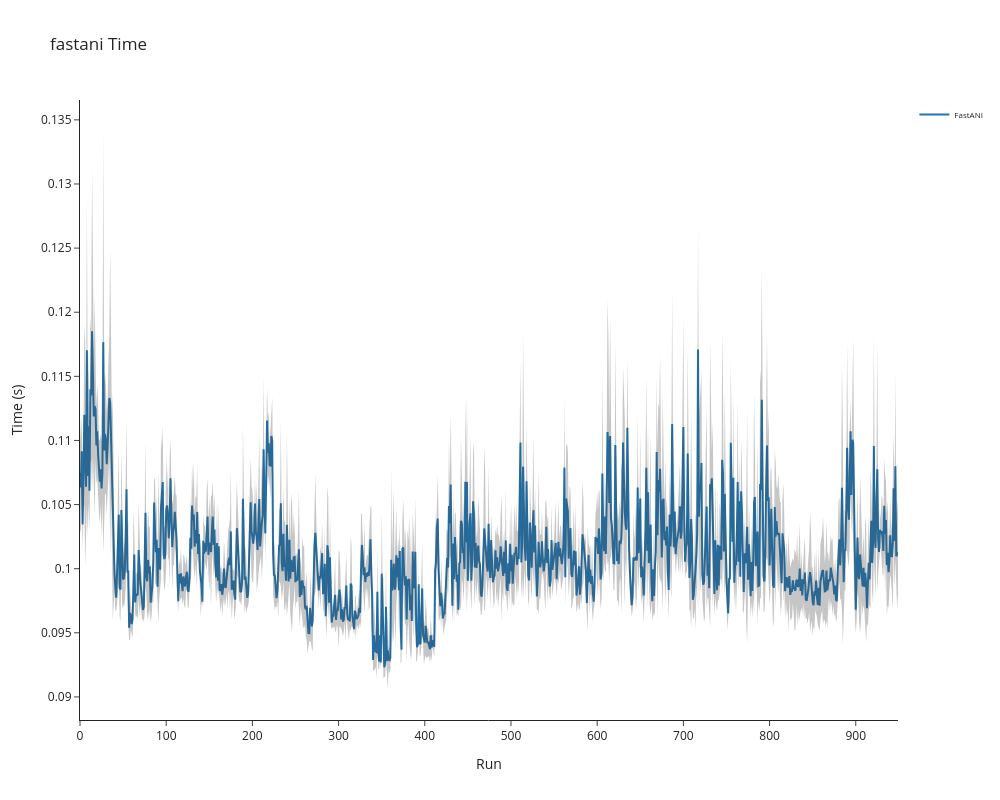

Notebook source saved alongside this figure:
### Code cell
timeit2 = methodANI_mut_dependency(
    N=1,
    N_pairwise=50,
    mut_func=snp_1_opt,
    method="fastani",
    seq_length=500_000,
    mutation_array=mut_array,
    output_path="/home/lorenzo/Documents/tesi_2/fastANI-skani-comparison/fastANI-mut-dependency"
)

### Figure 1 — Plotly figure (JSON) as saved in the notebook; plotly's stock layout.template omitted (floating-point values rounded to 4 significant figures; data arrays with more than 128 entries replaced by an {"elided": "..."} marker saying what was removed)
{"data": [{"mode": "lines", "name": "FastANI", "type": "scatter", "x": {"elided": "951 int values"}, "y": {"elided": "950 float values"}}, {"line": {"width": 0}, "marker": {"color": "#444"}, "mode": "lines", "showlegend": false, "type": "scatter", "x": {"elided": "951 int values"}, "y": {"elided": "950 float values"}}, {"fill": "tonexty", "fillcolor": "rgba(68, 68, 68, 0.3)", "line": {"width": 0}, "marker": {"color": "#444"}, "mode": "lines", "showlegend": false, "type": "scatter", "x": {"elided": "951 int values"}, "y": {"elided": "950 float values"}}], "layout": {"height": 800, "hovermode": "x", "legend": {"font": {"size": 8}}, "title": {"text": "fastani Time"}, "width": 1000, "xaxis": {"title": {"text": "Run"}}, "yaxis": {"title": {"text": "Time (s)"}}}}
